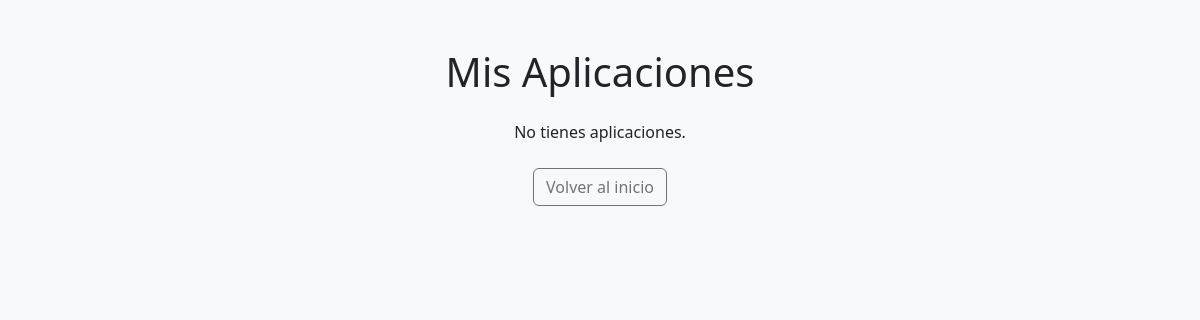
The page /jobs/applications/ (signed in) on the database as committed earlier.
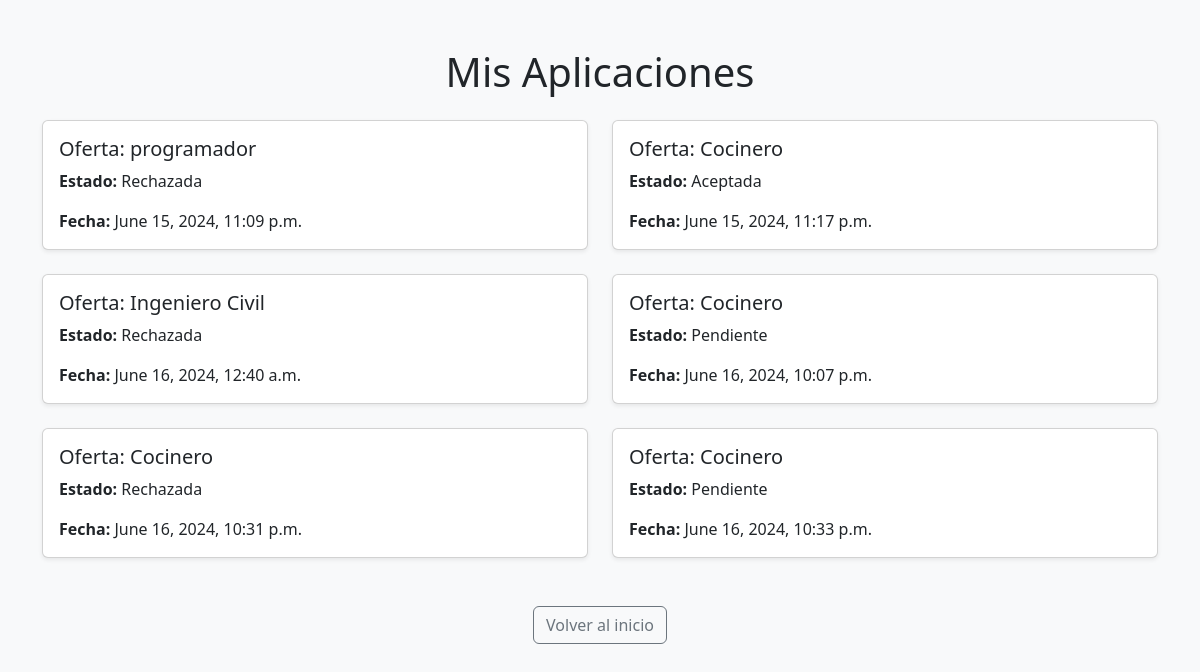
The same page on the database as committed later.
### jobs/models.py (models this page shows)
class Aplicacion(models.Model):
    ESTADO_CHOICES = [
        ('Pendiente', 'Pendiente'),
        ('Aceptada', 'Aceptada'),
        ('Rechazada', 'Rechazada'),
    ]
    oferta = models.ForeignKey(Oferta, on_delete=models.CASCADE)
    postulante = models.ForeignKey(Postulante, on_delete=models.CASCADE)
    fecha_aplicacion = models.DateTimeField(default=timezone.now)
    estado_aplicacion = models.CharField(max_length=10, choices=ESTADO_CHOICES, default='Pendiente')

class Oferta(models.Model):
    empresa = models.ForeignKey(Empresa, on_delete=models.CASCADE)
    titulo = models.CharField(max_length=255)
    descripcion = models.TextField()
    fecha_publicacion = models.DateField(auto_now_add=True)
    postulantes = models.ManyToManyField(Postulante, blank=True, related_name='ofertas')

### jobs/views.py (the view)
# urls.py: path('applications/', list_applications, name='list-applications'),
@login_required
def list_applications(request):
    postulante = request.user.postulante
    aplicaciones = Aplicacion.objects.filter(postulante=postulante)
    return render(request, 'list_applications.html', {'aplicaciones': aplicaciones})

### jobs/templates/list_applications.html (shortened to what this page needs)
<!DOCTYPE html>
<html lang="es">
<head>
    <link href="https://cdn.jsdelivr.net/npm/bootstrap@5.3.3/dist/css/bootstrap.min.css" rel="stylesheet">
</head>
<body class="bg-light">
    <div class="container mt-5">
        <h1 class="text-center mb-4">Mis Aplicaciones</h1>
        {% if aplicaciones %}
            <div class="row">
                {% for aplicacion in aplicaciones %}
                <div class="col-md-6 mb-4">
                    <div class="card shadow-sm">
                        <div class="card-body">
                            <h2 class="card-title h5">Oferta: {{ aplicacion.oferta.titulo }}</h2>
                            <p class="card-text"><strong>Estado:</strong> {{ aplicacion.estado_aplicacion }}</p>
                            <p class="card-text"><strong>Fecha:</strong> {{ aplicacion.fecha_aplicacion }}</p>
                        </div>
                    </div>
                </div>
                {% endfor %}
            </div>
        {% else %}
            <p class="text-center">No tienes aplicaciones.</p>
        {% endif %}
        <div class="text-center mt-4">
            <a href="{% url 'index' %}" class="btn btn-outline-secondary">Volver al inicio</a>
        </div>
    </div>
</body>
</html>

Rows that differ between the two databases and show on the page:
added Aplicacion: oferta.titulo "programador", estado_aplicacion "Rechazada", fecha_aplicacion "June 15, 2024, 11:09 p.m."
added Aplicacion: oferta.titulo "Cocinero", estado_aplicacion "Aceptada", fecha_aplicacion "June 15, 2024, 11:17 p.m."
added Aplicacion: oferta.titulo "Ingeniero Civil", estado_aplicacion "Rechazada", fecha_aplicacion "June 16, 2024, 12:40 a.m."
added Aplicacion: oferta.titulo "Cocinero", estado_aplicacion "Pendiente", fecha_aplicacion "June 16, 2024, 10:07 p.m."
added Aplicacion: oferta.titulo "Cocinero", estado_aplicacion "Rechazada", fecha_aplicacion "June 16, 2024, 10:31 p.m."
added Aplicacion: oferta.titulo "Cocinero", estado_aplicacion "Pendiente", fecha_aplicacion "June 16, 2024, 10:33 p.m."
Other text that changed with them:
text no longer shown: "No tienes aplicaciones."
